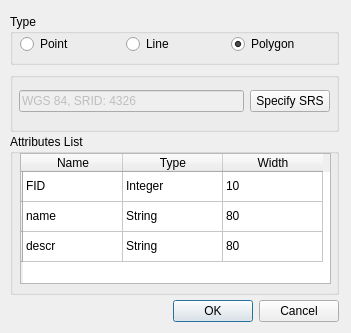
<?xml version="1.0" encoding="UTF-8"?>
<ui version="4.0">
 <class>NewShapeFileDialogForm</class>
 <widget class="QDialog" name="NewShapeFileDialogForm">
  <property name="geometry">
   <rect>
    <x>0</x>
    <y>0</y>
    <width>351</width>
    <height>333</height>
   </rect>
  </property>
  <property name="sizePolicy">
   <sizepolicy hsizetype="Fixed" vsizetype="Fixed">
    <horstretch>0</horstretch>
    <verstretch>0</verstretch>
   </sizepolicy>
  </property>
  <property name="minimumSize">
   <size>
    <width>351</width>
    <height>333</height>
   </size>
  </property>
  <property name="maximumSize">
   <size>
    <width>351</width>
    <height>333</height>
   </size>
  </property>
  <property name="windowTitle">
   <string>New ShapeFile Layer...</string>
  </property>
  <property name="sizeGripEnabled">
   <bool>false</bool>
  </property>
  <widget class="QGroupBox" name="groupBox_4">
   <property name="geometry">
    <rect>
     <x>10</x>
     <y>14</y>
     <width>329</width>
     <height>51</height>
    </rect>
   </property>
   <property name="title">
    <string>Type</string>
   </property>
   <widget class="QWidget" name="horizontalLayoutWidget_3">
    <property name="geometry">
     <rect>
      <x>10</x>
      <y>20</y>
      <width>311</width>
      <height>21</height>
     </rect>
    </property>
    <layout class="QHBoxLayout" name="horizontalLayout_3">
     <item>
      <widget class="QRadioButton" name="m_radioBtnPoint">
       <property name="text">
        <string>Point</string>
       </property>
       <property name="checked">
        <bool>false</bool>
       </property>
      </widget>
     </item>
     <item>
      <widget class="QRadioButton" name="m_radioBtnLine">
       <property name="text">
        <string>Line</string>
       </property>
      </widget>
     </item>
     <item>
      <widget class="QRadioButton" name="m_radioBtnPolygon">
       <property name="text">
        <string>Polygon</string>
       </property>
       <property name="checked">
        <bool>true</bool>
       </property>
      </widget>
     </item>
    </layout>
   </widget>
  </widget>
  <widget class="QGroupBox" name="groupBox_2">
   <property name="geometry">
    <rect>
     <x>10</x>
     <y>72</y>
     <width>329</width>
     <height>60</height>
    </rect>
   </property>
   <property name="sizePolicy">
    <sizepolicy hsizetype="Preferred" vsizetype="Ignored">
     <horstretch>0</horstretch>
     <verstretch>0</verstretch>
    </sizepolicy>
   </property>
   <property name="title">
    <string/>
   </property>
   <widget class="QWidget" name="horizontalLayoutWidget_2">
    <property name="geometry">
     <rect>
      <x>9</x>
      <y>9</y>
      <width>311</width>
      <height>41</height>
     </rect>
    </property>
    <layout class="QHBoxLayout" name="horizontalLayout_2">
     <item>
      <widget class="QLineEdit" name="m_srsEdit">
       <property name="enabled">
        <bool>false</bool>
       </property>
       <property name="text">
        <string>WGS 84, SRID: 4326</string>
       </property>
      </widget>
     </item>
     <item>
      <widget class="QPushButton" name="m_specifySRSButton">
       <property name="sizePolicy">
        <sizepolicy hsizetype="Fixed" vsizetype="Fixed">
         <horstretch>0</horstretch>
         <verstretch>0</verstretch>
        </sizepolicy>
       </property>
       <property name="text">
        <string>Specify SRS</string>
       </property>
      </widget>
     </item>
    </layout>
   </widget>
  </widget>
  <widget class="QGroupBox" name="groupBox_3">
   <property name="geometry">
    <rect>
     <x>10</x>
     <y>134</y>
     <width>329</width>
     <height>161</height>
    </rect>
   </property>
   <property name="title">
    <string>Attributes List</string>
   </property>
   <widget class="QTableWidget" name="m_tableAttributesWidget">
    <property name="enabled">
     <bool>true</bool>
    </property>
    <property name="geometry">
     <rect>
      <x>10</x>
      <y>19</y>
      <width>311</width>
      <height>131</height>
     </rect>
    </property>
    <property name="editTriggers">
     <set>QAbstractItemView::NoEditTriggers</set>
    </property>
    <property name="columnCount">
     <number>3</number>
    </property>
    <row>
     <property name="text">
      <string/>
     </property>
    </row>
    <row>
     <property name="text">
      <string/>
     </property>
    </row>
    <row>
     <property name="text">
      <string/>
     </property>
    </row>
    <column>
     <property name="text">
      <string>Name</string>
     </property>
    </column>
    <column>
     <property name="text">
      <string>Type</string>
     </property>
    </column>
    <column>
     <property name="text">
      <string>Width</string>
     </property>
    </column>
    <item row="0" column="0">
     <property name="text">
      <string>FID</string>
     </property>
    </item>
    <item row="0" column="1">
     <property name="text">
      <string>Integer</string>
     </property>
    </item>
    <item row="0" column="2">
     <property name="text">
      <string>10</string>
     </property>
    </item>
    <item row="1" column="0">
     <property name="text">
      <string>name</string>
     </property>
    </item>
    <item row="1" column="1">
     <property name="text">
      <string>String</string>
     </property>
    </item>
    <item row="1" column="2">
     <property name="text">
      <string>80</string>
     </property>
    </item>
    <item row="2" column="0">
     <property name="text">
      <string>descr</string>
     </property>
    </item>
    <item row="2" column="1">
     <property name="text">
      <string>String</string>
     </property>
    </item>
    <item row="2" column="2">
     <property name="text">
      <string>80</string>
     </property>
    </item>
   </widget>
  </widget>
  <widget class="QDialogButtonBox" name="m_buttonBox">
   <property name="geometry">
    <rect>
     <x>10</x>
     <y>300</y>
     <width>329</width>
     <height>23</height>
    </rect>
   </property>
   <property name="orientation">
    <enum>Qt::Horizontal</enum>
   </property>
   <property name="standardButtons">
    <set>QDialogButtonBox::Cancel|QDialogButtonBox::Ok</set>
   </property>
  </widget>
 </widget>
 <resources/>
 <connections>
  <connection>
   <sender>m_buttonBox</sender>
   <signal>accepted()</signal>
   <receiver>NewShapeFileDialogForm</receiver>
   <slot>accept()</slot>
   <hints>
    <hint type="sourcelabel">
     <x>248</x>
     <y>254</y>
    </hint>
    <hint type="destinationlabel">
     <x>157</x>
     <y>274</y>
    </hint>
   </hints>
  </connection>
  <connection>
   <sender>m_buttonBox</sender>
   <signal>rejected()</signal>
   <receiver>NewShapeFileDialogForm</receiver>
   <slot>reject()</slot>
   <hints>
    <hint type="sourcelabel">
     <x>316</x>
     <y>260</y>
    </hint>
    <hint type="destinationlabel">
     <x>286</x>
     <y>274</y>
    </hint>
   </hints>
  </connection>
 </connections>
</ui>
